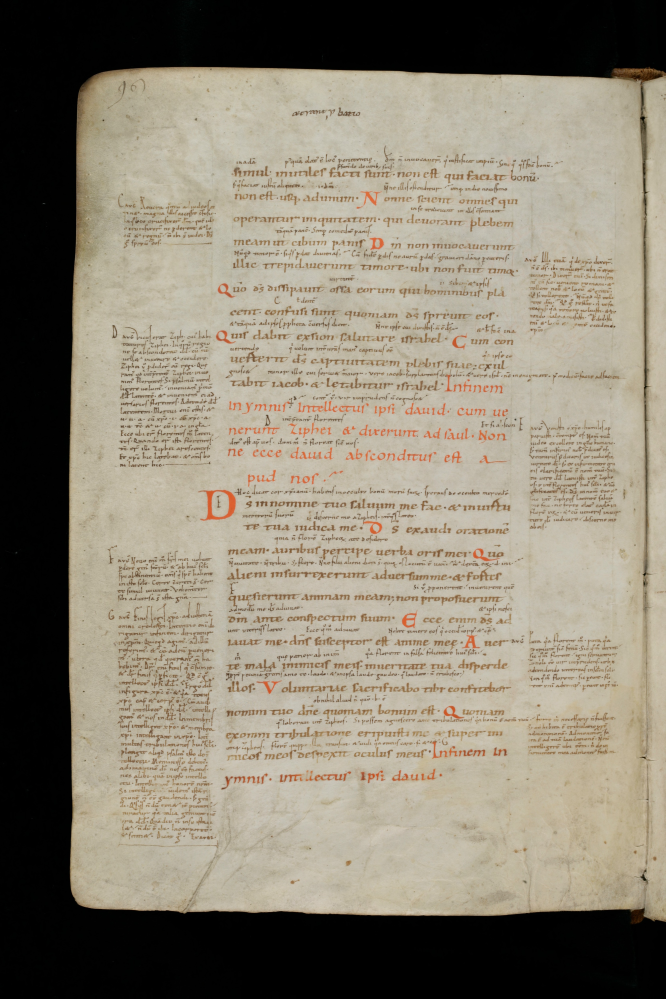
#> input picture task_3/LineSegmentationEvaluator/test/e-codices_csg-0018_096_max.jpg, 3328 x 4992 px (shown at 1/5 size)
$ python remove_side.py ../../../task_3/LineSegmentationEvaluator/test/e-codices_csg-0018_096_max.jpg ../../../task_3/LineSegmentationEvaluator/test/e-codices_csg-0018_096_max.jpg out.png ../../../task_3/LineSegmentationEvaluator/test/e-codices_csg-0018_096_max.jpg ../../../task_3/LineSegmentationEvaluator/test/e-codices_csg-0018_096_max.jpg   (Python 2 division)   (older library calls are emulated)
#> lines starting #> are read from the running program, lines starting #| are printed output that depends on the picture; after the words box and inside, x2 and y2 are one past the last pixel; in counts of white or black regions, pixels touching at a corner belong together
import numpy as np
import cv2
import math
import sys
import scipy.ndimage as nd


# [55 lines left out: function get_split_col, not called in this run]

def get_vert_lines(im):

        edges = cv2.Sobel(im, ddepth=cv2.CV_64F, dx=1, dy=0, ksize=5)
        edges[edges < 0] = 0
        edges = (255 * (edges / np.max(edges))).astype(np.uint8)
        edges[edges < 50] = 0
        edges[edges != 0] = 255
        #cv2.imwrite(sys.argv[4], edges)

        structure = np.ones((11,1))
        edges = nd.binary_closing(edges, structure=structure)
        #cv2.imwrite(sys.argv[5], (255 * edges).astype(np.uint8))
        structure = np.ones((41,1))
        edges = nd.binary_opening(edges, structure=structure)

        edges = (255 * edges).astype(np.uint8)
        #cv2.imwrite(sys.argv[2], edges)

        proj = np.mean(edges, axis=0, dtype=np.float32)
        proj = np.squeeze(cv2.bilateralFilter(proj[np.newaxis,:], 9, 20, 20))
        #copy = np.copy(proj)

        vert_lines = list()

        while True:
                idx = np.argmax(proj)
                if proj[idx] < 15:
                        break
                #if idx > proj.shape[0] / 20 and idx < 0.95 * proj.shape[0]:
                vert_lines.append((idx, proj[idx]))
                proj[max(0, idx - 50):min(idx + 50, proj.shape[0])] = 0

        out = list()
        for idx, val in vert_lines:
                if len(vert_lines) > 3 or val > 25:
                        out.append(idx)
                        #plt.axvline(idx, linewidth=3, color='red')
        #plt.plot(copy)

        #plt.savefig(sys.argv[3])
        return out

# [73 lines left out: functions cropBlack, getPageFold, removeCC, not called in this run]
    #            check+=1
    #assert check == stats[ccId,cv2.CC_STAT_AREA]
    #print 'removed ['+str(ccId)+'] of area '+str(check)


def getLen(line):
    return math.sqrt( (line['x1']-line['x2'])**2 + (line['y1']-line['y2'])**2 )

# [509 lines left out: functions convertToLineSegments, removeSidePredictions, getClusterLine, clusterPrune, lineEq, goodIntersection and 1 more, not called in this run]

            # [9 lines of commented-out code are left out]

def splitBaselines(pred,ccRes,split):
    CUT_THRESH=60
    if split<CUT_THRESH-2 or pred.shape[1]-split<CUT_THRESH-2:
        return
    okCCs=[]
    dontCCs=[]
    ccs=ccRes[1]
    ccStats=ccRes[2]
    for y in range(pred.shape[0]):
        if pred[y,split]>0:
            cc = ccs[y,split]
            if cc in okCCs:
                pred[y,split-1:split+2]=0
            elif cc not in dontCCs:
                left = split-ccStats[cc][cv2.CC_STAT_LEFT]
                right = (ccStats[cc][cv2.CC_STAT_LEFT]+ccStats[cc][cv2.CC_STAT_WIDTH]-1)-split
                # [15 lines of commented-out code are left out]
                if left>CUT_THRESH and right>CUT_THRESH:
                    okCCs.append(cc)
                    pred[y,split-1:split+2]=0
                else:
                    dontCCs.append(cc)

def linePreprocess(pred,orig, ccRes, complex=False):
    rhoRes = 1.0
    thetaRes = math.pi/180
    threshold = 200
    minLineLength = 30
    maxLenGap = 200

    if pred.sum() == 0:
        return pred
    boundaries = []
    # newPred, boundaries = removeSidePredictions(pred,orig, ccRes)
    # if boundaries is None: #meaning there were no baselines predicted
    #     return pred
    #splits = [get_split_col(orig,pred)]
    splits = None
    if complex:
        #threshold=2000
        #maxLenGap=30
        if orig.shape[2]>1:
            gray = cv2.cvtColor(orig, cv2.COLOR_BGR2GRAY)
        else:
            gray=orig
        splits = get_vert_lines(gray)
        for split in splits:
            #pred[:,split-1:split+2]=0
            splitBaselines(pred,ccRes,split)
    else:
        connectLines(pred,boundaries,splits,ccRes[1], rhoRes, thetaRes, threshold, minLineLength, maxLenGap)
    return pred

if __name__ == "__main__":

    #file = sys.argv[1]

    #predFile = '../../results/cbad_simple_base_weights_round_weighted_1_3/train/verbose/'+file+'/pred.png'
    #origFile = '../../results/cbad_simple_base_weights_round_weighted_1_3/train/verbose/'+file+'/pred_on_original.png'

    if len(sys.argv) < 4:
        print 'Usage: '+sys.argv[0]+' predImage origImage outPredImage [complex]'
        exit(0)

    predFile = sys.argv[1]
    origFile = sys.argv[2]
    outName = sys.argv[3]

    complex = len(sys.argv) > 4

    pred = cv2.imread(predFile,0)
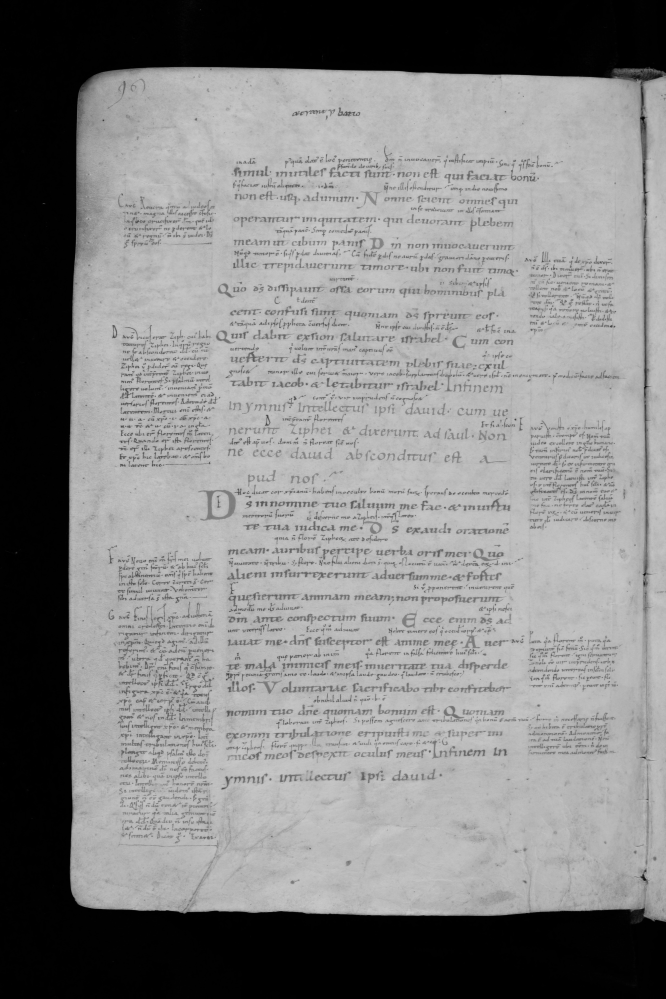
#> pred: shape (4992, 3328) (shown at 1/5 size); min 0, max 209, mean 132.5
    assert pred is not None
    orig = cv2.imread(origFile)
#> orig is the input picture: shape (4992, 3328, 3); mean B, G, R 116.3, 132, 139.7
    assert orig is not None

    ccRes = cv2.connectedComponentsWithStats(pred, 4, cv2.CV_32S)
    finalPred = linePreprocess(pred,orig,ccRes, complex)
#> in get_vert_lines, `edges = cv2.Sobel(im, ddepth=cv2.CV_64F, dx=1, dy=0, ksize=5)`:
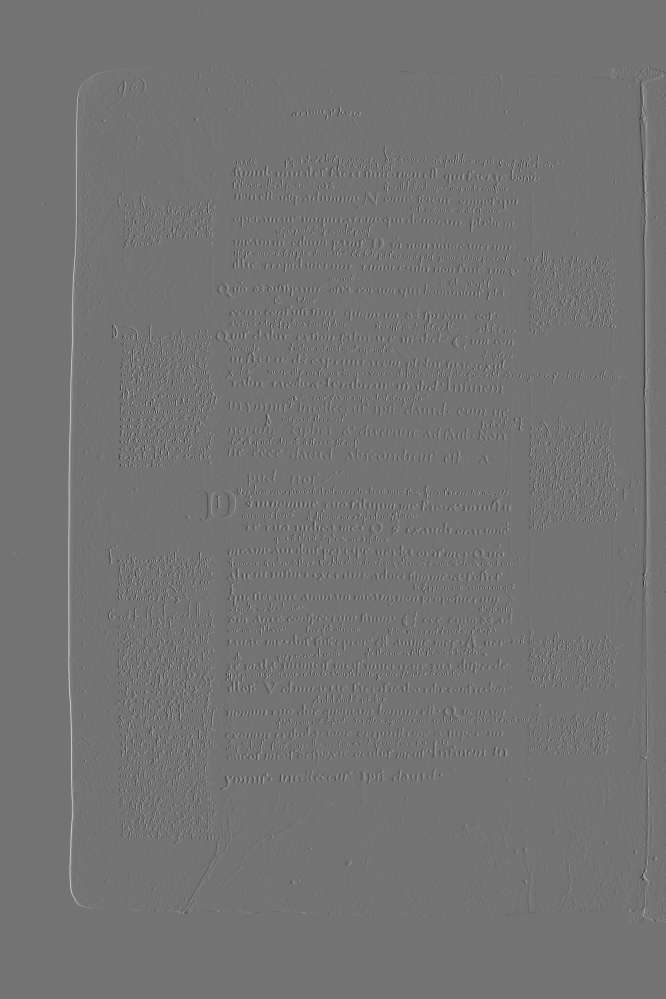
#> edges: shape (4992, 3328) float64 (shown at 1/5 size); min -4730, max 5685, mean 5.9; drawn with min black and max white
#> in get_vert_lines, `edges[edges < 0] = 0`:
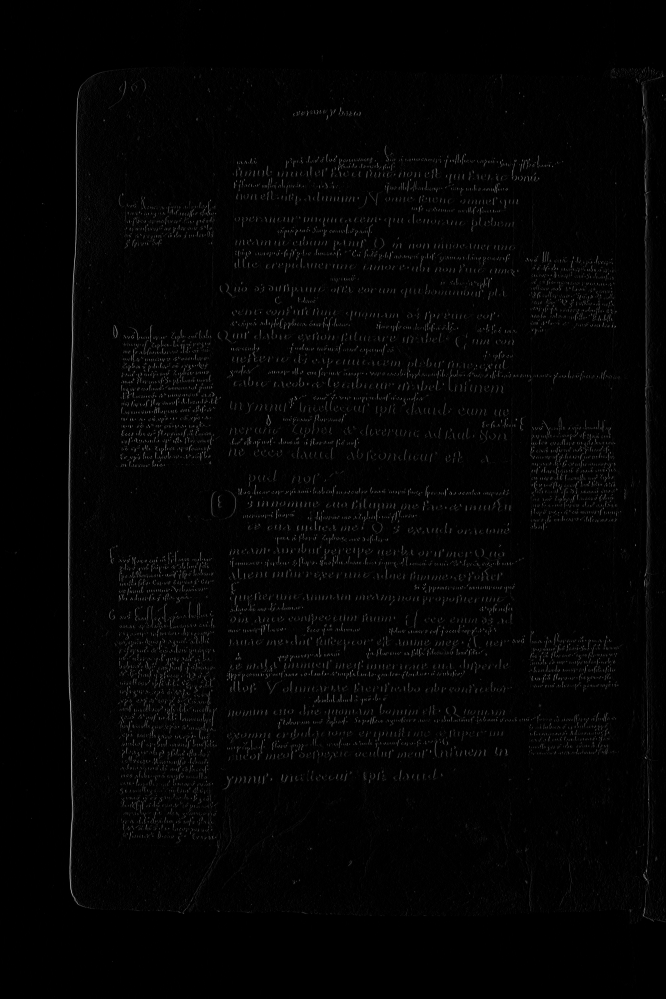
#> edges: shape (4992, 3328) float64 (shown at 1/5 size); min 0, max 5685, mean 91.2; drawn with min black and max white
#> in get_vert_lines, `edges[edges != 0] = 255`:
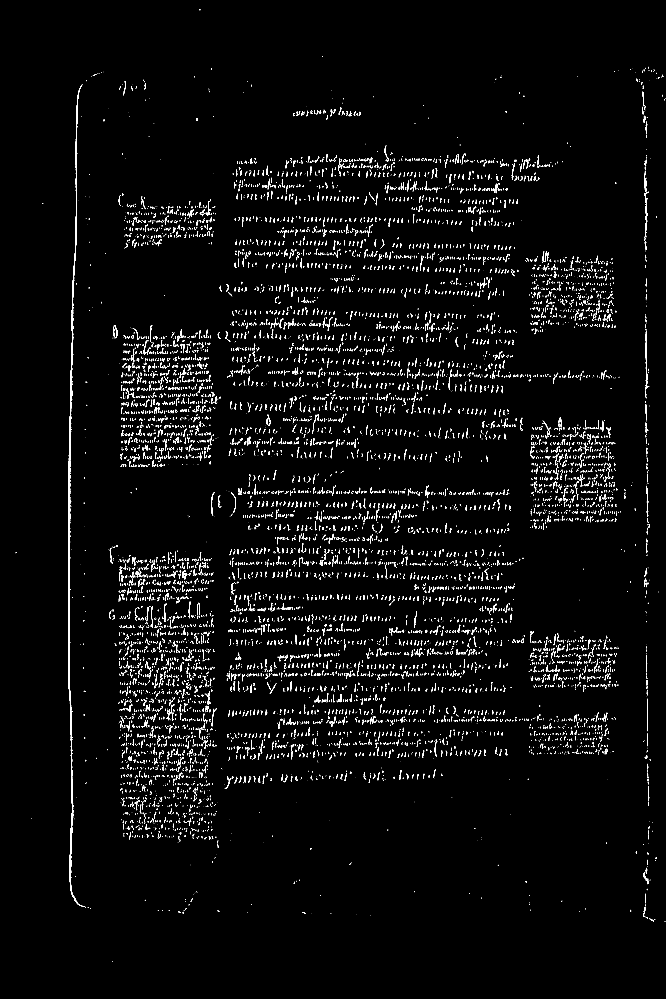
#> edges: shape (4992, 3328) (shown at 1/5 size); 2% white; 11910 white regions (6598 under 20 px), largest, box (x1, y1, x2, y2) and area: (340, 423, 429, 4537) 22972, (3222, 968, 3238, 1167) 960, (3228, 1667, 3235, 1851) 686
#> in get_vert_lines, `edges = nd.binary_closing(edges, structure=structure)`:
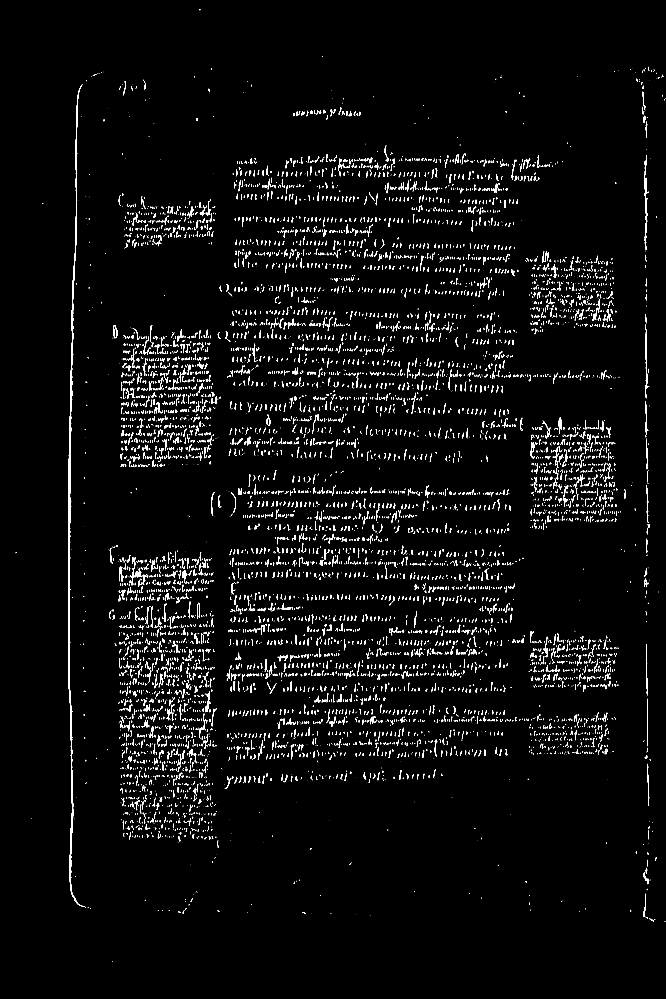
#> edges: shape (4992, 3328) bool (shown at 1/5 size); 2.3% white; 9124 white regions (3884 under 20 px), largest, box (x1, y1, x2, y2) and area: (340, 423, 429, 4537) 24490, (3225, 1622, 3246, 1992) 1630, (3222, 968, 3238, 1250) 1382
#> in get_vert_lines, `edges = nd.binary_opening(edges, structure=structure)`:
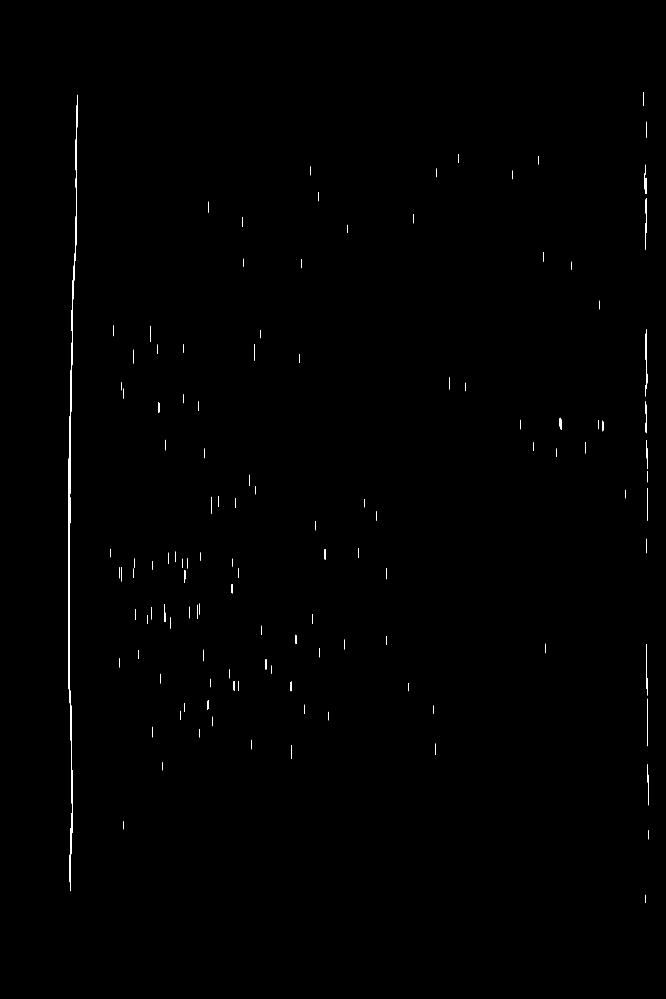
#> edges: shape (4992, 3328) bool (shown at 1/5 size); 0.23% white; 128 white regions, largest, box (x1, y1, x2, y2) and area: (341, 474, 390, 4456) 22445, (3229, 1646, 3236, 1945) 1191, (3227, 990, 3235, 1249) 1033
#> in get_vert_lines, `proj = np.mean(edges, axis=0, dtype=np.float32)`: proj = 3328 values, max 66.1 at index 347, min 0 at index 0, mean 0.576
#> in get_vert_lines, `proj = np.squeeze(cv2.bilateralFilter(proj[np.newaxis,:], 9, 20, 20))`: proj = 3328 values, max 59.36 at index 346, min 0 at index 0, mean 0.575
#> the loop in get_vert_lines, `while True:` made 3 passes
#> idx on passes 1 to 3: 346, 3231, 1192
#> after the loop in get_vert_lines, `while True:`: proj = 3328 values, max 2.52 at index 1192, min 0 at index 0, mean 0.136; vert_lines = [(346, 59.36), (3231, 26.87)]
#> the loop in get_vert_lines, `for idx, val in vert_lines:` made 2 passes
#> after the loop in get_vert_lines, `for idx, val in vert_lines:`: out = [346, 3231]
#> the loop in linePreprocess, `for split in splits:` made 2 passes
#> (split, CUT_THRESH in splitBaselines) on passes 1 to 2: (346, 60), (3231, 60)
#> pass 1, in splitBaselines, `ccs=ccRes[1]`:
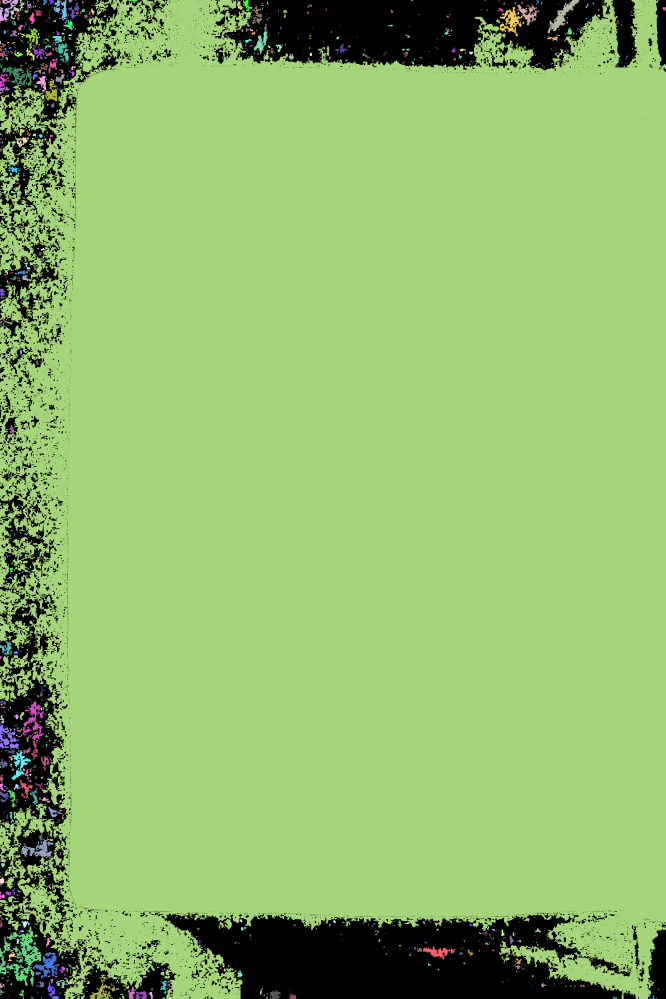
#> ccs: shape (4992, 3328) int32 (shown at 1/5 size); 1596 distinct labels, from 0 to 1595; one colour per label, 0 black

    cv2.imwrite(outName,finalPred)
